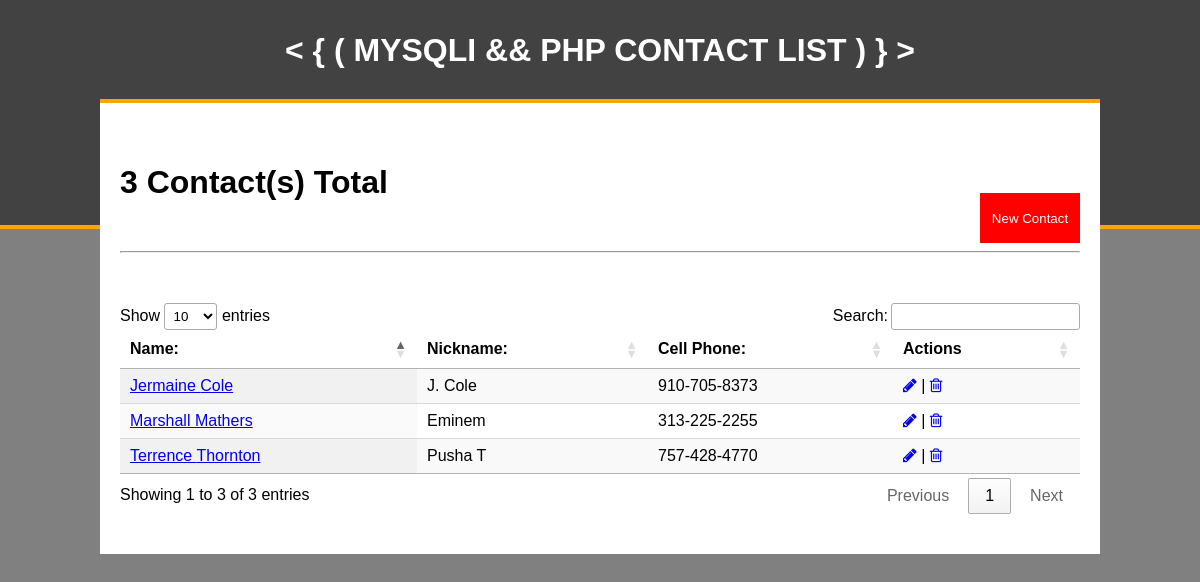
Screenshot of /phonebook_finish/index.php with the database file from the repository.
### tables this page shows
CREATE TABLE IF NOT EXISTS `contacts` (
  `contact_id` int(11) NOT NULL AUTO_INCREMENT,
  `contact_fname` varchar(100) NOT NULL,
  `contact_lname` varchar(100) NOT NULL,
  `contact_nickname` varchar(100) NOT NULL,
  `contact_cphone` varchar(50) NOT NULL,
  `contact_hphone` varchar(50) NOT NULL,
  `contact_wphone` varchar(50) NOT NULL,
  `contact_address` varchar(100) NOT NULL,
  `contact_city` varchar(50) NOT NULL,
  `contact_state` varchar(50) NOT NULL,
  `contact_zipcode` varchar(50) NOT NULL,
  `contact_profile` varchar(255) NOT NULL,
  `contact_notes` longblob NOT NULL,
  `contact_status` enum('0','1') NOT NULL DEFAULT '1',
  PRIMARY KEY (`contact_id`)
);

### phonebook_finish/index.php (the view, shortened to what this page needs)
<?php
	require_once"connection.php";
	$contacts = array();
	$all_contacts = "select * from contacts where contact_status = '1'";
	$sql_all_contacts = $conn->query($all_contacts);
	$total_contacts = $sql_all_contacts->num_rows;
	while ($row = mysqli_fetch_assoc($sql_all_contacts)) {
		$contacts[] = $row;
	}
 ?>
<!DOCTYPE html>
<html>
<head>
	<?php include"includes/head.inc"; ?>
</head>
<body>
	<div class="wrapper">
		<?php include"includes/header.inc"; ?>
		<div class="content">
			<div class="floatl"><h1><?php echo $total_contacts ?> Contact(s) Total</h1></div>
			<a class="floatr" href="insert_contact.php"><input class="cancel_contact_button" type="button" value="New Contact"></a>
				<hr class="pageTitle">
				<table id="contactsTable" class="display">
					<thead>
						<tr align="left">
							<th>Name:</th>
							<th>Nickname:</th>
							<th>Cell Phone:</th>
							<th>Actions</th>
						</tr>
					</thead>
					<tbody>
					 	<?php foreach ($contacts as $contact) {?>
						<tr>
							<td><a href="contact.php?id=<?php echo $contact["contact_id"]; ?>"><?php echo $contact["contact_fname"] . " " . $contact["contact_lname"]; ?></a></td>
							<td><?php echo $contact["contact_nickname"]; ?></td>
							<td><?php echo $contact["contact_cphone"]; ?></td>
							<td><a href="update_contact.php?id=<?php echo $contact["contact_id"]; ?>"><i class="fa fa-pencil"></i></a> | <a href="delete_contact.php?id=<?php echo $contact["contact_id"] ?>"><i class="fa fa-trash-o"></i></a></td>
						</tr>
						<?php } ?>
					</tbody>
				</table>
		</div>
	</div>
</body>
</html>

### phonebook_finish/css/styles.css (style rules this page uses)
body { font-family:helvetica, arial, sans-serif; padding:0; margin:0; background-color:grey; }
.floatl { float:left; }
.floatr { float:right; }
.wrapper { width:100%; }
.content { width:80%; margin:-130px auto 0 auto; background-color:#ffffff; border-top:4px solid orange; padding:40px 20px; }
.pageTitle { margin-bottom:50px; }
.cancel_contact_button { width: 100px; height: 50px; background-color:red; color:#ffffff; border:none; margin-top:50px; }

### rows the page displays
contacts: contact_fname "Jermaine", contact_lname "Cole", contact_nickname "J. Cole", contact_cphone "910-705-8373"
contacts: contact_fname "Marshall", contact_lname "Mathers", contact_nickname "Eminem", contact_cphone "313-225-2255"
contacts: contact_fname "Terrence", contact_lname "Thornton", contact_nickname "Pusha T", contact_cphone "757-428-4770"

### other values shown
$total_contacts "3"
